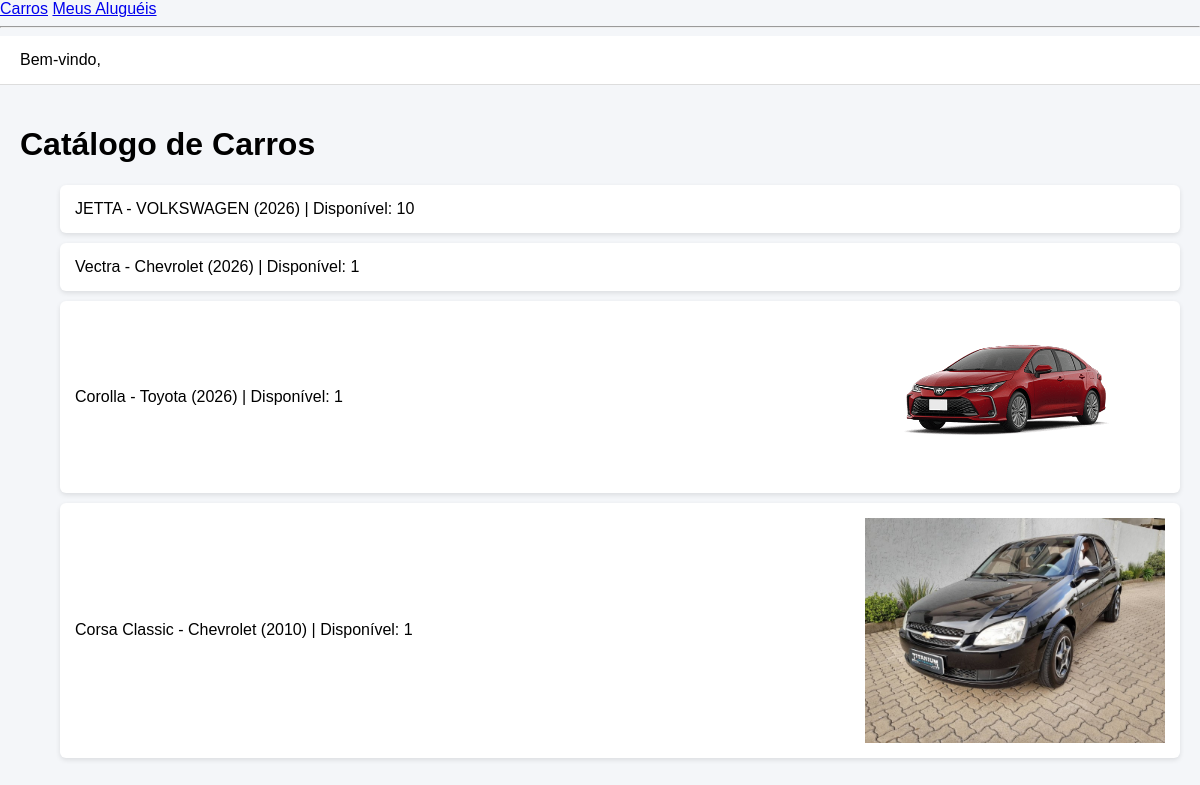
The page / on the database its author committed.
### catalog/models.py (models this page shows, shortened)
class Carro(models.Model):
    nome = models.CharField(max_length=100)
    marca = models.CharField(max_length=100)
    ano = models.IntegerField()
    total_disponivel = models.IntegerField(default=0)
    imagem = models.ImageField(upload_to='carros/', null=True, blank=True)

### catalog/views.py (the view)
# urls.py: path('', catalog_views.carro_list, name='carro_list'),
def carro_list(request):
    carros = Carro.objects.all()
    return render(request, 'catalog/carro_list.html', {'carros': carros})

### library/templates/catalog/carro_list.html (shortened to what this page needs)
{% extends 'base.html' %}
{% block content %}
<h1>Catálogo de Carros</h1>
<ul>
    {% for carro in carros %}
        <li>
            {{ carro.nome }} - {{ carro.marca }} ({{ carro.ano }})
            | Disponível: {{ carro.total_disponivel }}
            {% if carro.imagem %}
            <img src="{{ carro.imagem.url }}" width="300">
            {% endif %}
        </li>
    {% endfor %}
</ul>
<br>
<br>
{% endblock %}

### catalog/static/style.css (style rules this page uses)
body { margin: 0; font-family: Arial, sans-serif; background-color: #f4f6f9; }
li { list-style: none; background: white; margin-bottom: 10px; padding: 15px; border-radius: 6px; box-shadow: 0 2px 5px rgba(0,0,0,0.1); display: flex; align-items: center; justify-content: space-between; }

### rows shown on the page
Carro: nome "JETTA", marca "VOLKSWAGEN", ano "2026", total_disponivel "10"
Carro: nome "Vectra", marca "Chevrolet", ano "2026", total_disponivel "1"
Carro: nome "Corolla", marca "Toyota", ano "2026", total_disponivel "1", imagem (picture)
Carro: nome "Corsa Classic", marca "Chevrolet", ano "2010", total_disponivel "1", imagem (picture)
